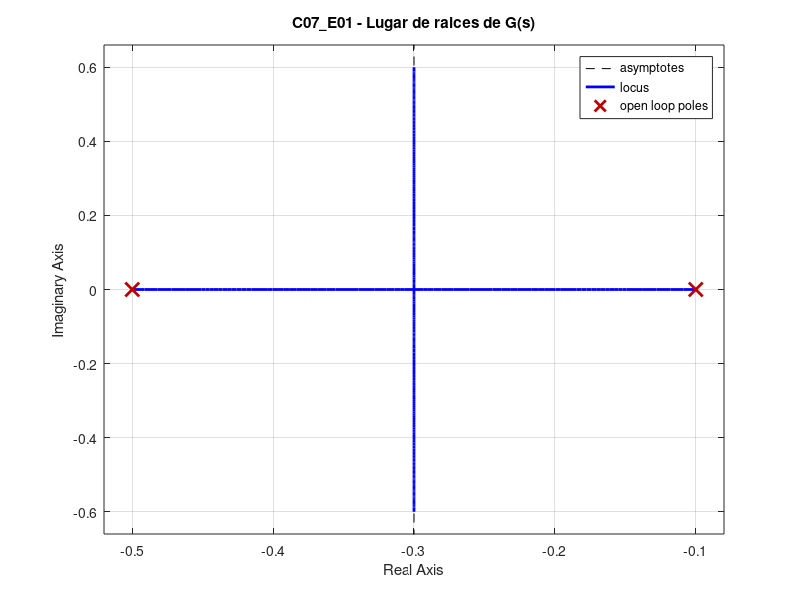

MATLAB code to generate this figure: (Note: this script raises an error after producing the figure.)
% =====================================================================
% C07_E01 — Lugar de raices (MATLAB / Octave)
% =====================================================================
% Capitulo: 7 - Lugar de raices y diseno clasico
% Origen UNIR: ejemplo_rootlocus-2.m
% Notebook Python equivalente: python/cap07/C07_E01_root_locus.ipynb
% Compatibilidad: MATLAB con Control System Toolbox; Octave con paquete control
% =====================================================================

clear; close all;
% pkg load control          % descomentar en Octave

% Planta de segundo orden (consistente con notebook Python)
G = tf([0.5], [20.0, 12.0, 1.0]);

% Trazado del LDR
figure;
rlocus(G); grid on;
title('C07\_E01 - Lugar de raices de G(s)');

% Diseno: encontrar Kc para zeta objetivo
zeta_target = 0.7;
[Kc_target, ~] = rlocfind(G, complex(-1, 1));   % interactivo en MATLAB
% Alternativa no interactiva: barrido
kvect = linspace(0.1, 20, 200);
roots_all = rlocus(G, kvect);
% Buscar el Kc cuyo polo dominante complejo tenga zeta mas cercano a 0.7
zeta_dom = NaN(size(kvect));
for i = 1:length(kvect)
    rs = roots_all(:, i);
    rs_complex = rs(imag(rs) ~= 0);
    if ~isempty(rs_complex)
        [~, idx] = min(abs(imag(rs_complex)));
        r = rs_complex(idx);
        wn = abs(r);
        zeta_dom(i) = -real(r)/wn;
    end
end
[~, idx_target] = min(abs(zeta_dom - zeta_target));
fprintf('Kc para zeta=0.7: %.3f\n', kvect(idx_target));
